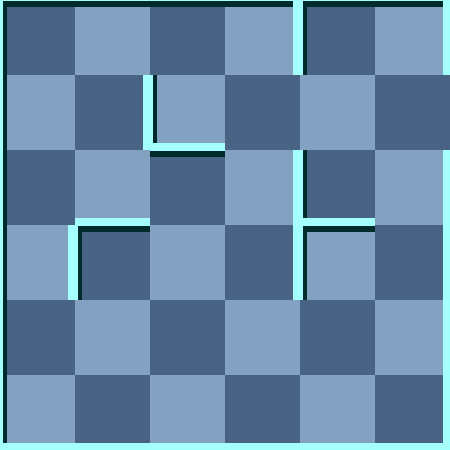

This is a level from a 2D game, rendered from its Tiled map with the project's own tilesets. A one-line summary and the map file follow, with tile-layer data summarised:
An orthogonal 6x6 tile map with 75x75 px tiles, 2 tile layers (background, 块层 1) and 8 objects (2x RedMummy, Exit, Door, Player, Key, ...).

<map version="1.0" orientation="orthogonal" width="6" height="6" tilewidth="75" tileheight="75">
 <tileset firstgid="1" name="wall" tilewidth="75" tileheight="75">
  <image source="gfx/wall.png" width="300" height="375" />
  <tile id="0">
   <properties>
    <property name="ValOfWall" value="0" />
   </properties>
  </tile>
  <tile id="1">
   <properties>
    <property name="ValOfWall" value="1" />
   </properties>
  </tile>
  <tile id="2">
   <properties>
    <property name="ValOfWall" value="2" />
   </properties>
  </tile>
  <tile id="3">
   <properties>
    <property name="ValOfWall" value="3" />
   </properties>
  </tile>
  <tile id="4">
   <properties>
    <property name="ValOfWall" value="4" />
   </properties>
  </tile>
  <tile id="5">
   <properties>
    <property name="ValOfWall" value="5" />
   </properties>
  </tile>
  <tile id="6">
   <properties>
    <property name="ValOfWall" value="6" />
   </properties>
  </tile>
  <tile id="7">
   <properties>
    <property name="ValOfWall" value="7" />
   </properties>
  </tile>
  <tile id="8">
   <properties>
    <property name="ValOfWall" value="8" />
   </properties>
  </tile>
  <tile id="9">
   <properties>
    <property name="ValOfWall" value="9" />
   </properties>
  </tile>
  <tile id="10">
   <properties>
    <property name="ValOfWall" value="10" />
   </properties>
  </tile>
  <tile id="11">
   <properties>
    <property name="ValOfWall" value="11" />
   </properties>
  </tile>
  <tile id="12">
   <properties>
    <property name="ValOfWall" value="12" />
   </properties>
  </tile>
  <tile id="13">
   <properties>
    <property name="ValOfWall" value="13" />
   </properties>
  </tile>
  <tile id="14">
   <properties>
    <property name="ValOfWall" value="14" />
   </properties>
  </tile>
  <tile id="15">
   <properties>
    <property name="ValOfWall" value="15" />
   </properties>
  </tile>
  <tile id="18">
   <properties>
    <property name="ValOfWall" value="-1" />
   </properties>
  </tile>
 </tileset>
 <layer name="background" width="6" height="6">
  <data>[36 cells, 36 non-empty, 2 distinct tile ids]</data>
 </layer>
 <layer name="块层 1" width="6" height="6">
  <data>[36 cells, 36 non-empty, 10 distinct tile ids]</data>
 </layer>
 <objectgroup name="对象层 1" width="6" height="6">
  <object name="Exit" x="450" y="75" />
  <object name="Door" x="375" y="75">
   <properties>
    <property name="direction" value="8" />
    <property name="value" value="15" />
   </properties>
  </object>
  <object name="RedMummy" x="300" y="75">
   <properties>
    <property name="value" value="21" />
   </properties>
  </object>
  <object name="Player" x="150" y="75">
   <properties>
    <property name="value" value="1" />
   </properties>
  </object>
  <object name="Key" x="75" y="375">
   <properties>
    <property name="value" value="12" />
   </properties>
  </object>
  <object name="RedMummy" x="375" y="225">
   <properties>
    <property name="value" value="23" />
   </properties>
  </object>
  <object name="Trap" x="375" y="375">
   <properties>
    <property name="value" value="14" />
   </properties>
  </object>
  <object name="RedScorpion" x="375" y="375">
   <properties>
    <property name="value" value="25" />
   </properties>
  </object>
 </objectgroup>
</map>
